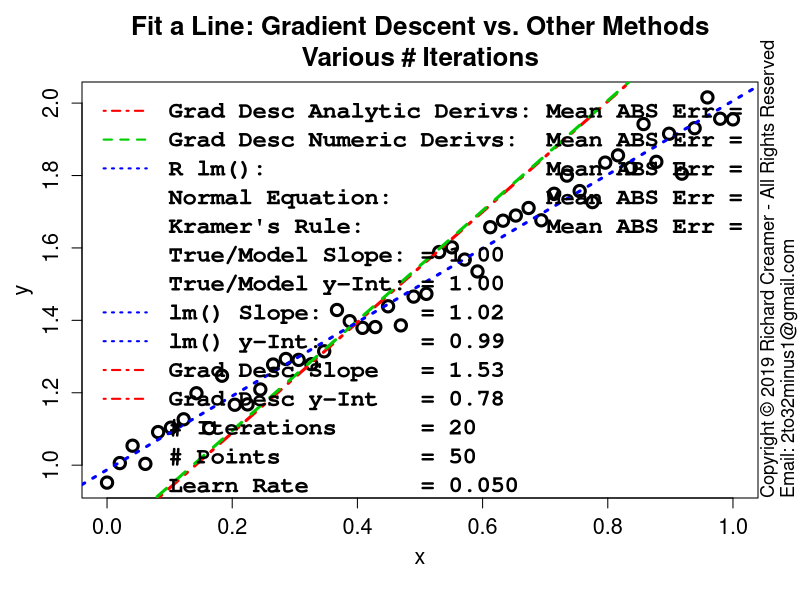

The R source for this figure:
##############################################################
### Copyright (c) Richard Creamer 2019 - All Rights Reserved
### Inquiries: email 2to32minus1@gmail.com
##############################################################

### Globals
fontScale = 1.2    # Global font size variable
lf        = 1.2    # Enlarge font of plot labels
verbose   = FALSE  # Verbose printing
lw        = 2      # Line width
xMargin   = 1      # X-axis margin for plots
yMargin   = 1      # Y-axis margin for plots
de        = 0.01   # Small constant for estimating derivatives numerically
smlPts    = 1      # Small  data point/circle
medPts    = 1.5    # Medium data point/circle
lrgPts    = 2.0    # Large  data point/circle

### Run this function to generate this plot
runFunc = function() {
	dw = 1000
	dh = 750	
	path = "D:/Code/R/LeastSquaresPlay/PlotsAndAssocCode/Plot25/"
	f = fitLineGradientDescentVsOthers	
	numPts = 50; width=1200; height = 1200	
	subTitle = "Various # Iterations"
	savePngVerbose( paste( path, "Plot25.png", sep="" ), f, w=width, h=height, un="px", nIter=20, learnRate=0.05, nPts=numPts, subTitle=subTitle )
}

### Use Gradient Descent and other methods to fit a line to data
fitLineGradientDescentVsOthers = function( nIter=100, learnRate=.01, nPts=10, drawContourPlot=FALSE, subTitle="" ) {
	set.seed( 3 )
	lmColor = "blue"
	exactDerivGdColor = "red"
	numDerivGdColor = "green3"
	trueM = 1
	trueB = 1
	coeff = c( trueB, trueM )
	x = seq( from=0, to=1, length=nPts )
	y = trueM * x + trueB + rnorm( length(x), sd=0.05 )
	xLimits = axisLimits( x )
	yLimits = axisLimits( y )	
	guesses = list( yInt=1.5, slope=2 )
	bEst = guesses$yInt
	mEst = guesses$slope
	bEstNum = guesses$yInt
	mEstNum = guesses$slope
	dm = 0
	db = 0
	histM = c( mEst )
	histB = c( bEst )
	numHistM = c( mEst )
	numHistB = c( bEst )
	# Gradient descent iteration using analytic and numeric derivatives
	for ( i in 1:nIter ) {
		# Analytic derivatives
		dm      = meanLineDeDm( x, y, mEst, bEst )
		db      = meanLineDeDb( x, y, mEst, bEst )
		mEst    = mEst - learnRate * dm
		bEst    = bEst - learnRate * db
		histM[length(histM)+1] = mEst
		histB[length(histB)+1] = bEst
		# Numerica estimates of derivatives
		dmNum   = lineDeDmNum( x, y, mEstNum, bEstNum ) # numerically estimated derivatives
		dbNum   = lineDeDbNum( x, y, mEst, bEstNum )
		mEstNum = mEstNum - learnRate * dmNum
		bEstNum = bEstNum - learnRate * dbNum
		numHistM[length(numHistM)+1] = mEstNum
		numHistB[length(numHistB)+1] = bEstNum
	}
	
	defTitle = "Fit a Line: Gradient Descent vs. Other Methods"
	plotTitle = if ( subTitle != "" ) sprintf( "%s\n%s", defTitle, subTitle ) else defTitle
	plot( x, y, main=plotTitle, cex=medPts,
		  xlab="", ylab="", lwd=lw+1, cex.main=1.3*fontScale, cex.axis=1.3 )	
	addAxisLabels( "x", "y" )
	
	# Now employ other methods to fit line
	ne = normalEq( x, y )               # 1) Normal Equation
	kr = fitLineKramersRule( x, y )     # 2) Solve linear system via Kramer's Rule
	lmFit = lm( y ~ x )                 # 3) Built-in lm() function
	lmB = lmFit$coefficients[1]
	lmM = lmFit$coefficients[2]
	lmMeanAbsErr =  (1/length(x))*sum( abs( lmFit$residuals ) )
	abline( bEst, mEst, col=exactDerivGdColor, lwd=lw+1, lty=4 )
	abline( bEstNum, mEstNum, col=numDerivGdColor, lwd=lw+1, lty=2 )
	abline( lmB, lmM, col=lmColor, lwd=lw+1, lty=3 )
	adMeanAbsErr = meanLineAbsErr( x, y, mEst, bEst)
	ndMeanAbsErr = meanLineAbsErr( x, y, mEstNum, bEstNum)
	krMeanAbsErr = meanLineAbsErr( x, y, kr$m, kr$b )
	neMeanAbsErr = meanLineAbsErr( x, y, ne[2], ne[1] )
	if ( verbose ) {
		print( sprintf( "Run params:" ) )
		print( sprintf( "    trueM     = %.2f", trueM ) )
		print( sprintf( "    trueB     = %.2f", trueB ) )
		print( sprintf( "    guessB    = %.2f", guesses$yInt ) )
		print( sprintf( "    guessM    = %.2f", guesses$slope ) )
		print( sprintf( "    nPts      = %d",   nPts ) )
		print( sprintf( "    learnRate = %.4f", learnRate ) )
		print( sprintf( "    nIter     = %d",   nIter ) )
		print( "Results:" )
		print( sprintf( "    True Model (noise added): slope = %.3f  yInt = %.3f", trueM, trueB ) )
		print( sprintf( "    Analytic Derivs:          slope = %.3f  yInt = %.3f  Mean ABS Error = %.3f", mEst,    bEst,    adMeanAbsErr ) )
		print( sprintf( "    Numeric Derivs:           slope = %.3f  yInt = %.3f  Mean ABS Error = %.3f", mEstNum, bEstNum, ndMeanAbsErr ) )
		print( sprintf( "    Kramer's Rule:            slope = %.3f  yInt = %.3f  Mean ABS Error = %.3f", kr$b,    kr$m,    krMeanAbsErr ) )
		print( sprintf( "    R lm():                   slope = %.3f  yInt = %.3f  Mean ABS Error = %.3f", lmB,     lmM,     lmMeanAbsErr ) )
		print( sprintf( "    Normal Equation:          slope = %.3f  yInt = %.3f  Mean ABS Error = %.3f", ne[1],   ne[2],   neMeanAbsErr ) )
	}	
	parSave = par( family="mono", font=2 )
	legText = c( sprintf( "Grad Desc Analytic Derivs: Mean ABS Err = %.4f", adMeanAbsErr ),
				 sprintf( "Grad Desc Numeric Derivs:  Mean ABS Err = %.4f", ndMeanAbsErr ),
				 sprintf( "R lm():                    Mean ABS Err = %.4f", lmMeanAbsErr ),
				 sprintf( "Normal Equation:           Mean ABS Err = %.4f", neMeanAbsErr ),
				 sprintf( "Kramer's Rule:             Mean ABS Err = %.4f", krMeanAbsErr ),
				 sprintf( "True/Model Slope: = %.2f", trueM ),
				 sprintf( "True/Model y-Int: = %.2f", trueB ),
				 sprintf( "lm() Slope:       = %.2f", lmM ),
				 sprintf( "lm() y-Int:       = %.2f", lmB ),
				 sprintf( "Grad Desc Slope   = %.2f", mEst ),
				 sprintf( "Grad Desc y-Int   = %.2f", bEst ),
				 sprintf( "# Iterations      = %d",   nIter ),
				 sprintf( "# Points          = %d",   nPts ),
				 sprintf( "Learn Rate        = %.3f", learnRate ) )
	legClrs = c( exactDerivGdColor, numDerivGdColor, lmColor, "transparent", "transparent", "transparent",
				 "transparent", lmColor, lmColor, exactDerivGdColor, exactDerivGdColor, "transparent", "transparent", "transparent" )
	legLtys = c( 4, 2, 3, 0, 0, 0, 0, 3, 3, 4, 4, 0, 0, 0 )
	legend( "topleft", legend=legText, col=legClrs, lty=legLtys, lwd=lw, inset = c(0.0,0.0),
			bg="transparent", box.col="transparent", cex=1.2*fontScale, text.font=2 )
	par( parSave ) # Restore prior font
	
	if ( drawContourPlot )
		plotLineGradDescParamTrails( x, y, meanLineSsdErr, trueM, trueB, numHistM, numHistB,
									 takeSqrtError=FALSE, nIter=nIter, meanAbsFitError=adMeanAbsErr )	
}

### Slightly more reusable cost function plot + parameter evolution trails
### y-intercept maps to x-axis, slope maps to y-axis
plotLineGradDescParamTrails = function( x, y, errorFunc, modelM, modelB, histM, histB, takeSqrtError=TRUE, nIter, meanAbsFitError ) {
	nc = 200
	nr = 200	
	# Make contour plot region slightly larger than M and B parameter trails
	minM = min( histM ) * 0.8
	maxM = max( histM ) * 1.2
	minB = min( histB ) * 0.8
	maxB = max( histB ) * 1.2
	# Adjust these limits so that ***if plot is square*** the trails are perpendicular to contour lines
	deltaM = maxM - minM
	deltaB = maxB - minB
	gap = abs( deltaM - deltaB )
	if ( deltaM > deltaB ) {
		minB = minB - gap/2
		maxB = maxB + gap/2
	} else {
		minM = minM - gap/2
		maxM = maxM + gap/2
	}
	# Generate cost function sampling x and y coordinates
	intercepts = seq( minB, maxB, length.out=nc )
	slopes = seq( minM, maxM, length.out=nr )
	# Fill z 2D matrix with const function values for (y-intercept, slope) x,y pairs
	z = getLineErrorGrid( errorFunc, slopes, intercepts, x, y )
	if ( takeSqrtError )
		z = sqrt( z )
	# Create contour plot
	xLim = c( min(intercepts), max(intercepts) )
	yLim = c( min(slopes), max(slopes) )
	plotTitle = sprintf( "Fit Line using Gradient Descent\nCost Function Contours with Parameter Convergence Trail" )
	tz = t( z ) # contour() wants z first dim -> x-axis and second dim -> y-axis	
	contour( intercepts, slopes, tz, main=plotTitle, xlim=xLim, ylim=yLim, cex.lab=lf,
			 cex.main=1.3*fontScale, cex=1.3*fontScale, lwd=lw,
			 nlevels=50, labcex=1.3, xlab="", ylab="", cex.axis=1.3 )	
	addAxisLabels( "y-Intercept", "Slope", cexVal=1.5 )
	# Draw 'true' model (y-intercept, slope) crosshairs
	# Final converged gradient desccent params will != 'true' m and be because rand error added to model
	pl = gpl()
	lines( c( pl$xLim[1], pl$xLim[2] ), c( modelM, modelM ), col="blue", lwd=lw ) # Draw crosshair @ (b,m)
	lines( c( modelB, modelB ), c( pl$yLim[1], pl$yLim[2] ), col="blue", lwd=lw )
	for ( i in 2:length(histB) )
		arrows( histB[i-1], histM[i-1], histB[i], histM[i], col="red", lwd=lw, length=0.16, angle=17 )
	# Draw start/end point (initial guess + final converged params)
	x1 = histB[1];               y1 = histM[1]
	x2 = histB[length(histB)];   y2 = histM[length(histM)]	
	points( c(x1), c(y1), col="red", lwd=lw+1, cex=2 )
	points( c(x2), c(y2), col="red", lwd=lw+1, cex=2 )
	shift = 0.03
	text( x1 + shift, y1 + shift, sprintf( "(%.1f, %.1f)", x1, y1 ), cex=fontScale, adj=0, col="red" )
	text( x2 + shift, y2 + 0, sprintf( "(%.3f, %.3f)", x2, y2 ), cex=fontScale, adj=0, col="red" )
	lt1 = sprintf( "True model: slope = %.1f  y-int = %.1f", modelM, modelB )
	lt2 = "Convergence trail from init guesses"
	lt3 = sprintf( "# Iterations = %d", nIter )
	lt4 = sprintf( "Mean ABS Error = %.3f", meanAbsFitError )
	legText = c( lt1, lt2, lt3, lt4 )
	legClrs = c( "blue", "red", "transparent", "transparent" )
	# Below some hard-coded values for example
	legend( "topleft", legend=legText, col=legClrs, lwd=lw, cex=fontScale*1.2, inset=c(0.01,0.01) )
}

### Compute line fit cost function value over grid of slopes and intercepts
### errorFunc = the specific cost function
### Note: returned matrix may need to be transposed for some functions such as contour()
getLineErrorGrid = function( errorFunc, slopes, intercepts, x, y ) {
	nr = length( slopes )
	nc = length( intercepts )
	z = matrix( nrow=nr, ncol=nc )	
	for ( row in 1:nr ) {     # loop over y-coordinates (slopes)
		slope = slopes[row]
		for ( col in 1:nc ) { # loop over x-coordinates (y-intercepts)
			yInt = intercepts[col]
			z[row, col] = errorFunc( x, y, slope=slope, yInt=yInt )
		}
	}
	return( z )
}

### Line fit error function
meanLineSsdErr = function( x, y, slope, yInt ) {
	return( (1/length(x)) * sum( ( yInt + slope*x - y )^2 ) )
}

### Line fit error function: abs() not diff^2
meanLineAbsErr = function( x, y, slope, yInt ) {
	return( (1/length(x)) * sum( abs( yInt + slope*x - y ) ) )
}

### Line fit cost function derivative wrt y-intercept
meanLineDeDb = function( x, y, m, b ) {
	return( (1/length(x))*2*sum( (m*x + b) - y ) )
}

### Line fit cost function derivative wrt slope
meanLineDeDm = function( x, y, m, b ) {
	return( (1/length(x))*2*sum( ( (m*x + b) - y ) * x ) )
}

### Add copyright notice to plot via text()
addCopyright = function() {
	mtext( "Copyright \uA9 2019 Richard Creamer - All Rights Reserved", side=4, line=0, adj=0, cex=1.1 )
	mtext( "Email: 2to32minus1@gmail.com", side=4, line=1, adj=0, cex=1.1 )
}

### Compute partial derivative of 1D line fit cost function wrt slope
lineDeDmNum = function( x, y, slope, yInt ) {
	delta = 0.0000001
	e1 = meanLineSsdErr( x, y, slope, yInt )
	e2 = meanLineSsdErr( x, y, slope + delta, yInt )
	return ( (e2 - e1)/delta )
}

### Compute partial derivative of 1D line fit cost function wrt slope
lineDeDbNum = function( x, y, slope, yInt ) {
	delta = 0.0000001
	e1 = meanLineSsdErr( x, y, slope, yInt )
	e2 = meanLineSsdErr( x, y, slope, yInt + delta )
	return ( (e2 - e1)/delta )
}

### Fit line via linear system of equations + Kramer's rule
fitLineKramersRule = function( x, y ) {
	n = length(x)
	d = n * sum(x^2) - (sum(x))^2
	b = (1/d) * ( sum(y) * sum(x^2) - sum(x) * sum(x*y) )
	m = (1/d) * ( n * sum(x*y) - sum(x) * sum(y) )
	return( list( b=b, m=m ) )
}

### Linear regression using Normal Equation; works for 1+ sample features
normalEq = function( x, y ) {
	X = cbind( 1, x ) # cbind() = 'column bind': create matrix: prepend col of 1's to x
	return( solve( t(X) %*% X ) %*% t(X) %*% y )
}

### Get Plot Limits : gpl()$xLim[1] --> left x-coord
gpl = function() {
	u = par( "usr" )
	return( list( xLim=u[1:2], yLim=u[3:4] ) )
}

### Compute plot axis limits to fit range of data
axisLimits = function( v, margin=0 ) {
	lowerLimit = floor( min(v) ) - margin
	upperLimit = ceiling( max(v) ) + margin
	c( lowerLimit, upperLimit )
}

### Convience method to add x/y axis labels
addAxisLabels = function( xLabel="x", yLabel="y", cexVal=1.3 ) {
	mtext( text=xLabel, side=1, line=2.5, cex=cexVal )
	mtext( text=yLabel, side=2, line=2.5, cex=cexVal )
}

### Save to PNG file, specify width and height
savePngVerbose = function( path, plotFunc, w=512, h=512, un="px", doCopyright=TRUE, ... ) {
	png( filename = path, type="cairo", units=un, width=w, height=h, pointsize=12, res=96 )
	plotFunc( ... )
	if ( doCopyright )
		addCopyright()
	dev.off()
}

### Add copyright notice to plot via text()
addCopyright = function() {
	mtext( "Copyright \uA9 2019 Richard Creamer - All Rights Reserved", side=4, line=0, adj=0, cex=1.1 )
	mtext( "Email: 2to32minus1@gmail.com", side=4, line=1, adj=0, cex=1.1 )
}

runFunc()
